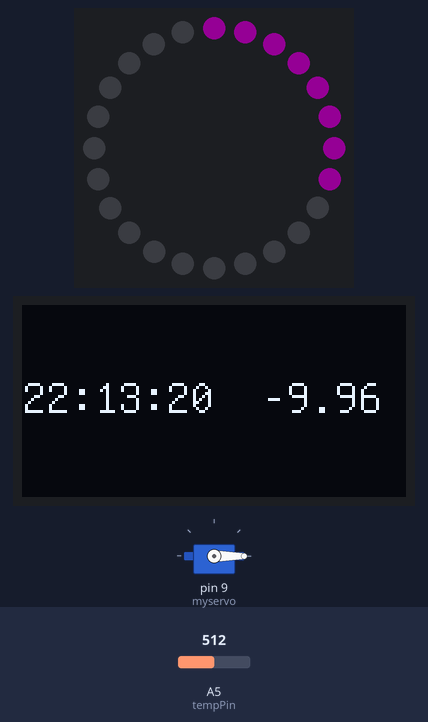
Bench run of a sketch on a simulated Arduino Uno, built with avr-gcc and run on an emulated ATmega328P. Shown: servo, 24 RGB LEDs in a ring, first at the top, clockwise, 128×64 one-colour display. Inputs (shaded band) come from the test bench; at power-on: A5 (tempPin) = 512. Dim RGB values are drawn brighter than linear; the local clock reads 2024-03-15 10:24:30 at power-on unless the sketch sets it; what the sketch prints to the serial monitor is not drawn.

Above: at 1.2 s.
1.3 s: A5 (tempPin) set to 792
At 3.0 s:
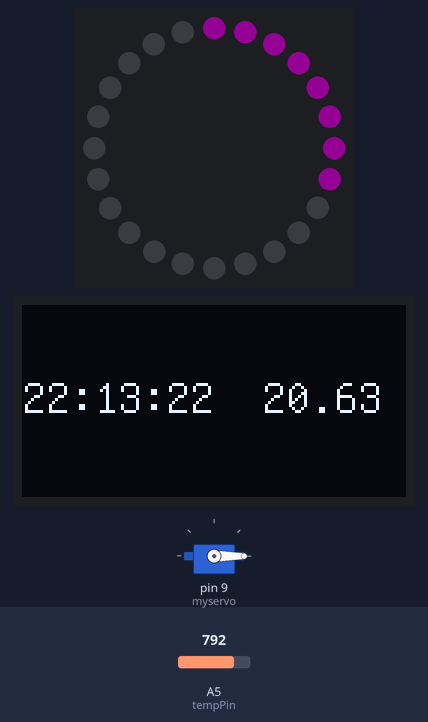
3.7 s: A5 (tempPin) set to 801
At 5.1 s:
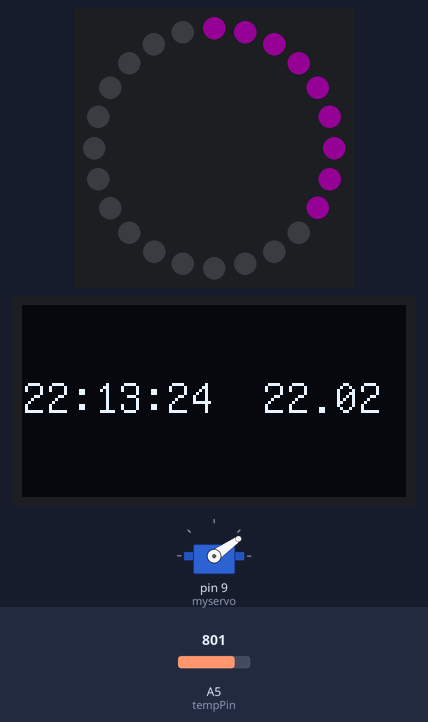
6.7 s: A5 (tempPin) set to 900
At 42.0 s:
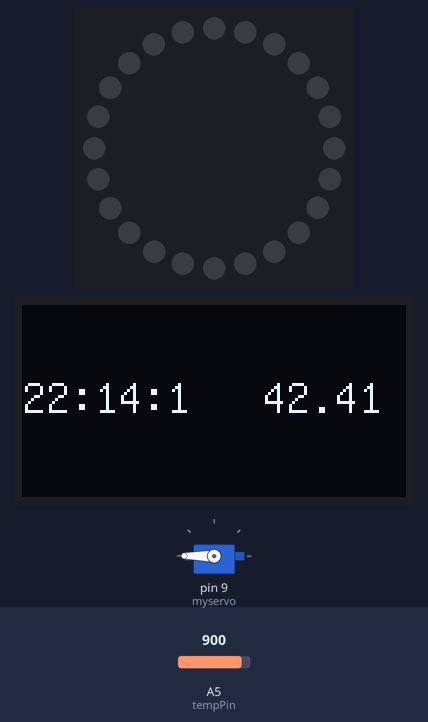
Timing chart, 0 to 42.6 s (numbered marks = the images above; inputs shaded):
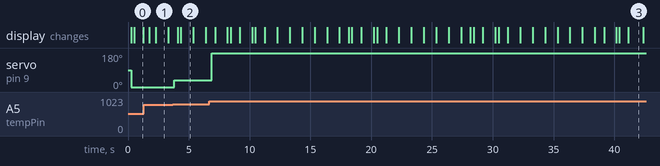

Measured:
- the behaviour switches between 800 and 801 on A5 (tempPin) (found by bisection; images 1 and 2)
- after the input at 3.7 s, servo on pin 9 (myservo): 0° → 35° after 0.12 s
- after the input at 6.7 s, servo on pin 9 (myservo): 35° → 180° after 0.20 s
- what the display in image 0 shows lasts 0.8 s, from 0.5 s to 1.3 s
- what the display in image 2 shows lasts 1.1 s, from 4.3 s to 5.4 s

The sketch:

klockproj.ino
```cpp
/*
* Name: Advanced Clock
* Author: Karim Nagy
* Date: 2024-10-10
* Description: This project uses a ds3231 to measure time and displays the time and temperature to an 1306 oled display
* Further, it measures temperature  with an analog temperature module and displays a mapped value to a 9g-servo-motor
* Updates the Neopixel RGB ring depending on the current time
*/

// Include Libraries

#include <RTClib.h>
#include <Adafruit_NeoPixel.h>
#include <Wire.h>
#include "U8glib.h"
#include <Servo.h>

// Init constants

const int tempPin = A5;

// Init global variables

#define NUMPIXELS 24  // constant for number of pixels in the Neopixel RGB ring
#define PIN 6  // attach the Neopixel RGB ring to pin 6
float temp = 0;
char t[32]; // character array for storing strings

// construct objects

RTC_DS3231 rtc; // declares an object "rtc" of the RTC_DS3231 class
U8GLIB_SSD1306_128X64 u8g(U8G_I2C_OPT_NO_ACK);    // Display which does not send AC
Servo myservo; // declares an object "myservo" of the servo class
Adafruit_NeoPixel pixels = Adafruit_NeoPixel(NUMPIXELS, 6, NEO_GRB + NEO_KHZ800);
// Initializes 'pixels' as an Adafruit_NeoPixel object with:
// - NUMPIXELS: Number of LEDs in the NeoPixel strip/ring.
// - 6: Pin number where the NeoPixel data line is connected.
// - NEO_GRB + NEO_KHZ800: Specifies color order (Green, Red, Blue) and signal frequency (800 kHz).

  void setup() {

  // init communication
  Serial.begin(9600);
  Wire.begin();

  // Init Hardware
  rtc.begin(); // initializes the RTC (real time clock)
  rtc.adjust(DateTime(F(__DATE__), F(__TIME__))); // sets the RTC to the current date and time
  u8g.setFont(u8g_font_unifont); // sets the font of the text on the OLED display to "u8g_font_unifont"
  myservo.attach(9); // attaches the servo to pin 9
  pixels.begin(); // initializes the Neopixel RGB ring
  pixels.setBrightness(25); // sets brightness of the LEDs to 25 (out of 255)
  pixels.show(); // sends current pixel color settings to the Neopixel ring to update its display


}

  void loop() {

  DateTime now = rtc.now(); // gets the current time from the RTC

  Serial.println("The time is " + getTime()); // prints time in serial monitor
  delay(100);
  oledWrite(getTime());
  servoWrite(getTemp());
  Serial.println(getTemp()); // prints temperature in serial monitor
  ledringDayProgress(now);

  // other functions are already explained below, here I only call on them

}


/*
*This function reads time from an ds3231 module and package the time as a String
*Parameters: Void
*Returns: time in hh:mm:ss as String
*/

  String getTime(){
  DateTime now = rtc.now();
  return (String(now.hour()) +":"+ String(now.minute()) +":"+ String(now.second()));

}

/*
* This function reads an analog pin connected to an analog temprature sensor and calculates the corresponding temp
*Parameters: Void
*Returns: temprature as float
*/
  float getTemp(){
  float R1 = 10000;  // value of R1 on board
  float logR2, R2, T;
  float c1 = 0.001129148, c2 = 0.000234125, c3 = 0.0000000876741;  //steinhart-hart coeficients for thermistor

  int Vo = analogRead(tempPin);
  R2 = R1 * (1023.0 / (float)Vo - 1.0);  //calculate resistance on thermistor
  logR2 = log(R2);
  temp = (1.0 / (c1 + c2 * logR2 + c3 * logR2 * logR2 * logR2));  // temperature in Kelvin
  temp = temp - 308.15;                                           //convert Kelvin to Celcius

  return temp;

}

/*
* This function takes a string and draws it to an oled display (added printing temperature)
*Parameters: - text: String to write to display
*Returns: void
*/
  void oledWrite(String text){
  u8g.firstPage();

  do {

  u8g.setPrintPos(80, 36);  //sets the cursor position to (80, 36) on the OLED
  u8g.print(temp);  //prints the temperature at the set position

  u8g.drawStr(0, 36, text.c_str());


  } while( u8g.nextPage() );
}


/*
*Takes a temprature value and maps it to corresponding degree on a servo
*Parameters: - value: temprature
*Returns: void
*/
  void servoWrite(float value){
  myservo.write(map(value, 20, 30, 0, 179));  //maps the "value" (temperature) from the range 20-30 to the servo's angle range 0-179 and sets the servo position accordingly
}

/*
* This function updates the NeoPixel ring to visually show how much of the day has passed
* Parameters: - time: current time (hours, minutes, seconds)
* Returns: void
*/
  void ledringDayProgress(DateTime now) {
  const int totalSeconds = 60;  // total number of seconds in a minute
  int currentSeconds = now.second();  // seconds since start of minute

  // calculate how many LEDs should be on based on how much of the day has passed by mapping the values of the ints currentSeconds and totalSecondsInDay to the amount of pixels (NUMPIXELS)
  int numLEDsOn = map(currentSeconds, 0, totalSeconds, 0, NUMPIXELS);

  // turn off all pixels first
  for (int i = 0; i < NUMPIXELS; i++) {
    pixels.setPixelColor(i, pixels.Color(0, 0, 0)); // turn off all LEDs
  }

  // turn on LEDs based on day progress
  for (int i = 0; i < numLEDsOn; i++) {
    pixels.setPixelColor(i, pixels.Color(204, 0, 204)); // violet color to show progress (can change the value of pixels.Color depending on what color you prefer)
  }

  pixels.show();  // updates the NeoPixel ring to display the current colors
}
```
